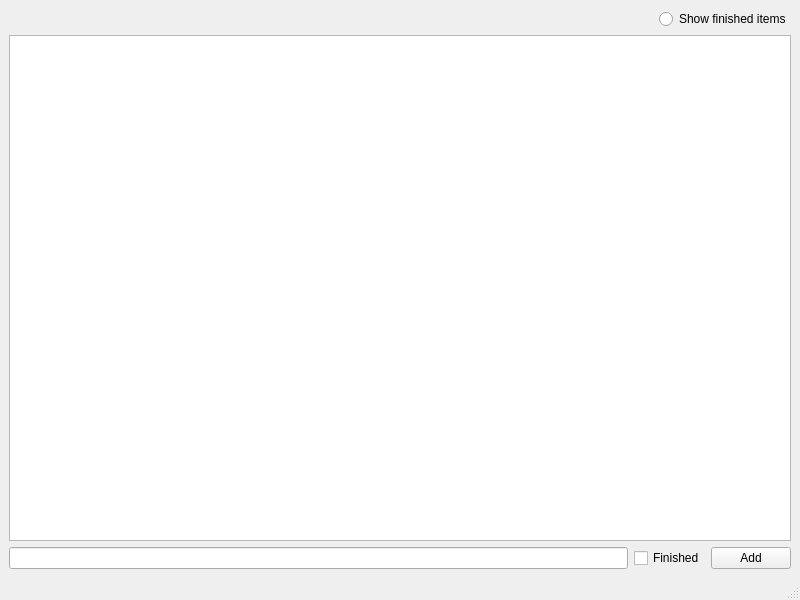
<?xml version="1.0" encoding="UTF-8"?>
<ui version="4.0">
 <class>MainWindow</class>
 <widget class="QMainWindow" name="MainWindow">
  <property name="geometry">
   <rect>
    <x>0</x>
    <y>0</y>
    <width>800</width>
    <height>600</height>
   </rect>
  </property>
  <property name="windowTitle">
   <string>MainWindow</string>
  </property>
  <widget class="QWidget" name="centralwidget">
   <layout class="QVBoxLayout" name="verticalLayout">
    <item>
     <layout class="QGridLayout" name="gridLayout_2">
      <property name="bottomMargin">
       <number>0</number>
      </property>
      <item row="0" column="1">
       <widget class="QRadioButton" name="radioButton">
        <property name="text">
         <string>Show finished items</string>
        </property>
       </widget>
      </item>
      <item row="0" column="0">
       <spacer name="horizontalSpacer">
        <property name="orientation">
         <enum>Qt::Horizontal</enum>
        </property>
        <property name="sizeHint" stdset="0">
         <size>
          <width>40</width>
          <height>20</height>
         </size>
        </property>
       </spacer>
      </item>
     </layout>
    </item>
    <item>
     <widget class="QTableWidget" name="tableWidget"/>
    </item>
    <item>
     <layout class="QGridLayout" name="gridLayout">
      <item row="0" column="0">
       <widget class="QLineEdit" name="editItem"/>
      </item>
      <item row="0" column="2">
       <widget class="QPushButton" name="btnAdd">
        <property name="text">
         <string>Add</string>
        </property>
       </widget>
      </item>
      <item row="0" column="1">
       <widget class="QCheckBox" name="checkFinished">
        <property name="text">
         <string>Finished</string>
        </property>
       </widget>
      </item>
     </layout>
    </item>
   </layout>
  </widget>
  <widget class="QMenuBar" name="menubar">
   <property name="geometry">
    <rect>
     <x>0</x>
     <y>0</y>
     <width>800</width>
     <height>30</height>
    </rect>
   </property>
  </widget>
  <widget class="QStatusBar" name="statusbar"/>
 </widget>
 <resources/>
 <connections/>
</ui>
